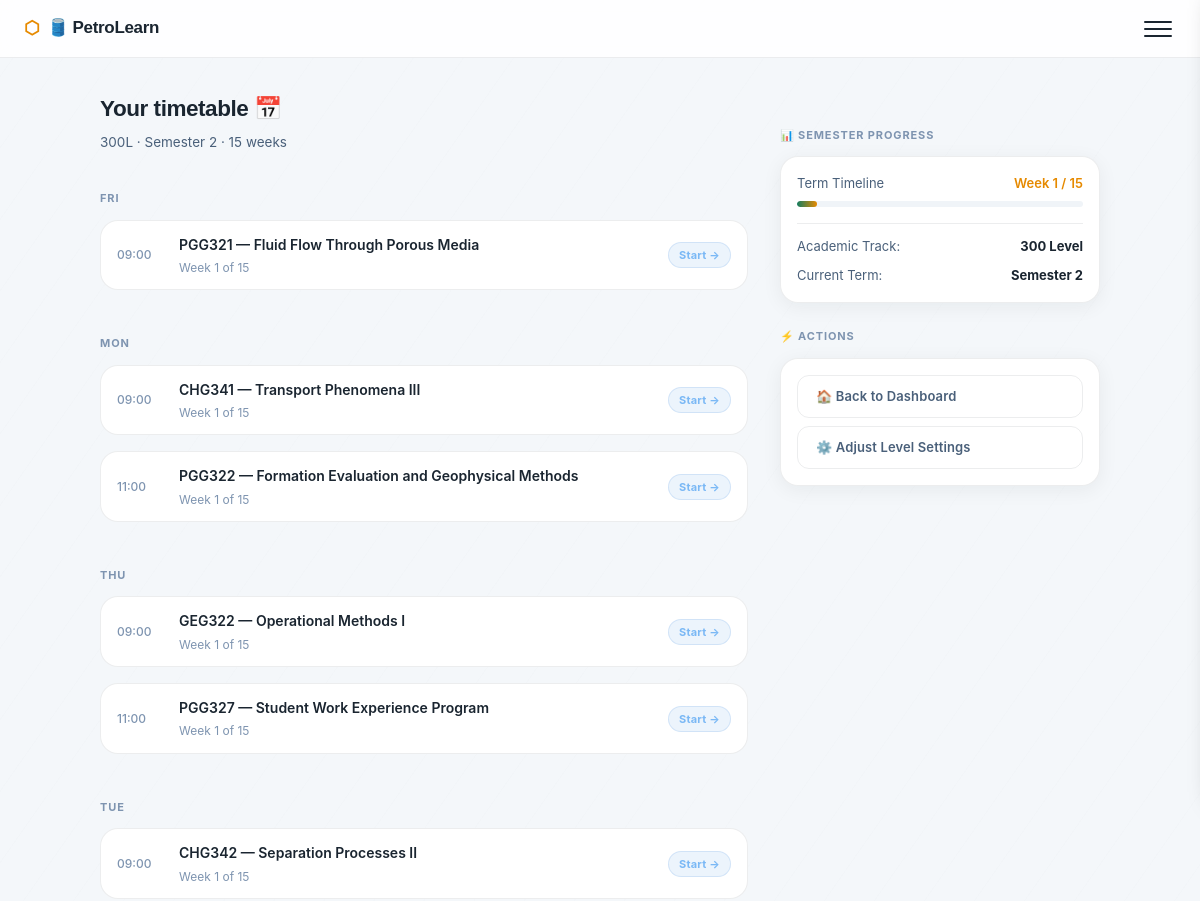
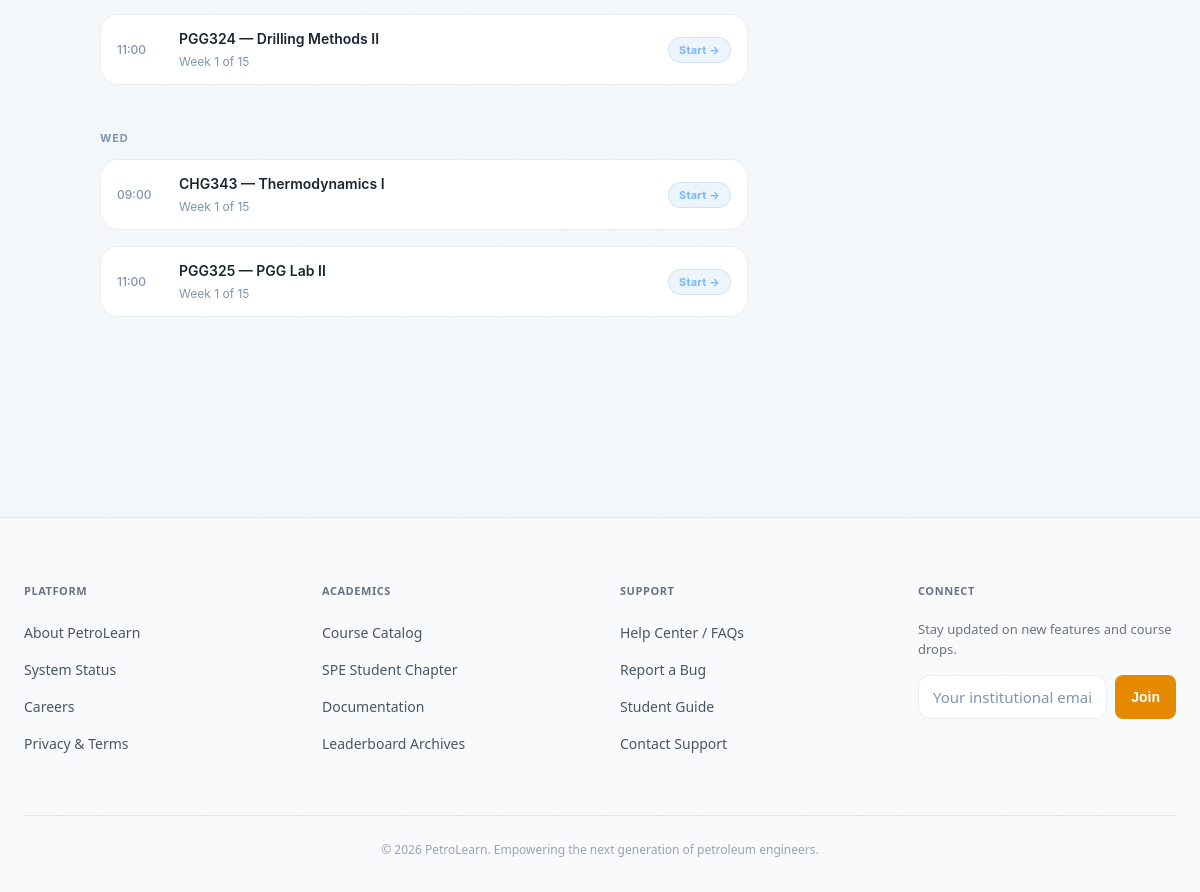
Page /timetable/ (signed in) on the committed database (2 pictures, top to bottom).
### core/models.py (models this page shows, shortened)
class StudentProfile(models.Model):
    user = models.OneToOneField(User, on_delete=models.CASCADE, related_name="profile")
    matric_number = models.CharField(max_length=20, blank=True)
    school = models.CharField(max_length=50, choices=SCHOOL_CHOICES, default="unilag")
    department = models.CharField(max_length=50, choices=DEPARTMENT_CHOICES, default="petroleum")
    level = models.CharField(max_length=3, choices=LEVEL_CHOICES)
    semester = models.CharField(max_length=1, choices=SEMESTER_CHOICES)
    xp = models.IntegerField(default=0)
    streak = models.IntegerField(default=0)
    last_session_date = models.DateField(null=True, blank=True)
    created_at = models.DateTimeField(auto_now_add=True)

class TimetableEntry(models.Model):
    DAYS = [("Mon", "Monday"), ("Tue", "Tuesday"), ("Wed", "Wednesday"), ("Thu", "Thursday"), ("Fri", "Friday")]
    student = models.ForeignKey(StudentProfile, on_delete=models.CASCADE, related_name="timetable")
    course_code = models.CharField(max_length=10)
    course_title = models.CharField(max_length=100)
    day = models.CharField(max_length=3, choices=DAYS)
    time = models.CharField(max_length=10, default="09:00")
    week_number = models.IntegerField(default=1)
    total_weeks = models.IntegerField(default=15)
    is_completed = models.BooleanField(default=False)
    is_missed = models.BooleanField(default=False)
    rescheduled_to = models.DateField(null=True, blank=True)
    class Meta:
        ordering = ["day", "time"]

### core/views.py (the view)
# urls.py: path("timetable/", views.timetable_view, name="timetable"),
@login_required
def timetable_view(request):
    if not hasattr(request.user, "profile"):
        return redirect("onboarding")
    profile = request.user.profile
    timetable = profile.timetable.all()
    return render(request, "core/timetable.html", {"timetable": timetable, "profile": profile})

### templates/core/timetable.html (shortened to what this page needs)
{% extends "core/base.html" %}
{% block content %}
<div class="page-container dashboard-grid-container">
  <div class="dashboard-main-col">
    <div class="greeting-section" style="margin-bottom: 0;">
      <h2 style="margin-bottom:4px; font-family: 'Space Grotesk', sans-serif; font-weight: 700; letter-spacing: -0.02em;">Your timetable 📅</h2>
      <p class="greeting-sub" style="margin-bottom:1.5rem">{{ profile.level }}L · Semester {{ profile.semester }} · 15 weeks</p>
    </div>
    {% regroup timetable by day as day_list %}
    {% for day in day_list %}
      <p class="section-label" style="animation: fadeInUp 0.4s cubic-bezier(0.16, 1, 0.3, 1) both; animation-delay: 0.05s;">{{ day.grouper }}</p>
      <div class="session-list" style="animation: fadeInUp 0.4s cubic-bezier(0.16, 1, 0.3, 1) both; animation-delay: 0.1s;">
        {% for entry in day.list %}
        <div class="tt-row {% if entry.is_completed %}tt-done{% elif entry.is_missed %}tt-missed{% endif %}"
             style="transition: transform 0.2s cubic-bezier(0.4, 0, 0.2, 1), border-color 0.2s, box-shadow 0.2s; cursor: pointer;"
             onmouseenter="this.style.transform='translateY(-2px)'; this.style.borderColor='var(--border-accent)'; this.style.boxShadow='var(--shadow-card)';"
             onmouseleave="this.style.transform='translateY(0)'; this.style.borderColor='var(--border)'; this.style.boxShadow='none';">
          <div class="tt-time">{{ entry.time }}</div>
          <div class="tt-info">
            <div class="tt-course">{{ entry.course_code }} — {{ entry.course_title }}</div>
            <div class="tt-week">Week {{ entry.week_number }} of {{ entry.total_weeks }}</div>
          </div>
          <div>
            {% if entry.is_completed %}
              <span class="badge badge-green">Done ✓</span>
            {% elif entry.is_missed %}
              <span class="badge badge-amber">Rescheduled</span>
            {% else %}
              <a href="{% url 'session' entry.course_code %}" class="badge badge-blue" style="display: inline-block; text-align: center; transition: transform 0.15s;" onmouseenter="this.style.transform='scale(1.05)'" onmouseleave="this.style.transform='scale(1)'">Start →</a>
            {% endif %}
          </div>
        </div>
        {% endfor %}
      </div>
    {% empty %}
      <div class="side-widget-card" style="text-align: center; padding: 2rem; color: var(--text-secondary);">
        <p>No timetable items configured yet. Complete your profile setup to generate your learning track.</p>
      </div>
    {% endfor %}
  </div>
  <div class="dashboard-side-col">
    <p class="section-label" style="animation: fadeInUp 0.4s cubic-bezier(0.16, 1, 0.3, 1) both; animation-delay: 0.15s;">📊 Semester Progress</p>
    <div class="side-widget-card" style="animation-delay: 0.18s; transition: transform 0.2s; cursor: pointer;" onmouseenter="this.style.transform='translateY(-2px)'" onmouseleave="this.style.transform='translateY(0)'">
      <div style="margin-bottom: 12px;">
        <div style="display: flex; justify-content: space-between; font-size: 13px; margin-bottom: 6px;">
          <span style="color: var(--text-secondary);">Term Timeline</span>
          <span style="font-weight: 600; color: var(--amber);">Week 1 / 15</span>
        </div>
        <div class="prog-bar" style="height: 6px;">
          <div class="prog-fill" style="width: 7.1%;"></div>
        </div>
      </div>
      <div style="font-size: 13px; color: var(--text-secondary); display: flex; flex-direction: column; gap: 8px; margin-top: 16px; padding-top: 12px; border-top: 1px solid var(--border);">
        <div style="display: flex; justify-content: space-between;">
          <span>Academic Track:</span>
          <strong style="color: var(--text);">{{ profile.level }} Level</strong>
        </div>
        <div style="display: flex; justify-content: space-between;">
          <span>Current Term:</span>
          <strong style="color: var(--text);">Semester {{ profile.semester }}</strong>
        </div>
      </div>
    </div>
    <p class="section-label" style="animation: fadeInUp 0.4s cubic-bezier(0.16, 1, 0.3, 1) both; animation-delay: 0.22s;">⚡ Actions</p>
    <div class="side-widget-card" style="display: flex; flex-direction: column; gap: 8px; animation-delay: 0.25s;">
      <a href="{% url 'dashboard' %}" class="btn btn-white-outline btn-full" style="justify-content: flex-start; font-size: 13px;">🏠 Back to Dashboard</a>
      <a href="{% url 'profile_edit' %}" class="btn btn-white-outline btn-full" style="justify-content: flex-start; font-size: 13px;">⚙️ Adjust Level Settings</a>
    </div>
  </div>
</div>
{% endblock %}

### rows in the picture
StudentProfile: level "300", semester "2"
TimetableEntry: grouper "FRI", time "09:00", course_code "PGG321", course_title "Fluid Flow Through Porous Media", week_number "1", total_weeks "15", is_completed "Start →"
TimetableEntry: grouper "MON", time "09:00", course_code "CHG341", course_title "Transport Phenomena III", week_number "1", total_weeks "15", is_completed "Start →"
TimetableEntry: time "11:00", course_code "PGG322", course_title "Formation Evaluation and Geophysical Methods", week_number "1", total_weeks "15", is_completed "Start →"
TimetableEntry: grouper "THU", time "09:00", course_code "GEG322", course_title "Operational Methods I", week_number "1", total_weeks "15", is_completed "Start →"
TimetableEntry: time "11:00", course_code "PGG327", course_title "Student Work Experience Program", week_number "1", total_weeks "15", is_completed "Start →"
TimetableEntry: grouper "TUE", time "09:00", course_code "CHG342", course_title "Separation Processes II", week_number "1", total_weeks "15", is_completed "Start →"
TimetableEntry: time "11:00", course_code "PGG324", course_title "Drilling Methods II", week_number "1", total_weeks "15", is_completed "Start →"
TimetableEntry: grouper "WED", time "09:00", course_code "CHG343", course_title "Thermodynamics I", week_number "1", total_weeks "15", is_completed "Start →"
TimetableEntry: time "11:00", course_code "PGG325", course_title "PGG Lab II", week_number "1", total_weeks "15", is_completed "Start →"
